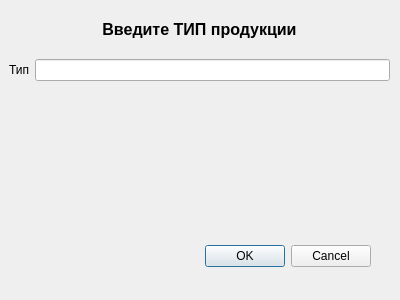
<?xml version="1.0" encoding="UTF-8"?>
<ui version="4.0">
 <class>ZaprosPostProduct</class>
 <widget class="QDialog" name="ZaprosPostProduct">
  <property name="geometry">
   <rect>
    <x>0</x>
    <y>0</y>
    <width>400</width>
    <height>300</height>
   </rect>
  </property>
  <property name="windowTitle">
   <string>Dialog</string>
  </property>
  <widget class="QDialogButtonBox" name="buttonBox">
   <property name="geometry">
    <rect>
     <x>30</x>
     <y>240</y>
     <width>341</width>
     <height>32</height>
    </rect>
   </property>
   <property name="orientation">
    <enum>Qt::Horizontal</enum>
   </property>
   <property name="standardButtons">
    <set>QDialogButtonBox::Cancel|QDialogButtonBox::Ok</set>
   </property>
  </widget>
  <widget class="QWidget" name="verticalLayoutWidget">
   <property name="geometry">
    <rect>
     <x>9</x>
     <y>9</y>
     <width>381</width>
     <height>41</height>
    </rect>
   </property>
   <layout class="QVBoxLayout" name="verticalLayout">
    <item>
     <widget class="QLabel" name="label_2">
      <property name="font">
       <font>
        <pointsize>12</pointsize>
        <weight>75</weight>
        <bold>true</bold>
       </font>
      </property>
      <property name="text">
       <string>Введите ТИП продукции</string>
      </property>
      <property name="alignment">
       <set>Qt::AlignCenter</set>
      </property>
     </widget>
    </item>
   </layout>
  </widget>
  <widget class="QWidget" name="formLayoutWidget">
   <property name="geometry">
    <rect>
     <x>9</x>
     <y>59</y>
     <width>381</width>
     <height>171</height>
    </rect>
   </property>
   <layout class="QFormLayout" name="formLayout">
    <item row="0" column="0">
     <widget class="QLabel" name="label">
      <property name="text">
       <string>Тип</string>
      </property>
     </widget>
    </item>
    <item row="0" column="1">
     <widget class="QLineEdit" name="TIP"/>
    </item>
   </layout>
  </widget>
 </widget>
 <resources/>
 <connections>
  <connection>
   <sender>buttonBox</sender>
   <signal>accepted()</signal>
   <receiver>ZaprosPostProduct</receiver>
   <slot>accept()</slot>
   <hints>
    <hint type="sourcelabel">
     <x>248</x>
     <y>254</y>
    </hint>
    <hint type="destinationlabel">
     <x>157</x>
     <y>274</y>
    </hint>
   </hints>
  </connection>
  <connection>
   <sender>buttonBox</sender>
   <signal>rejected()</signal>
   <receiver>ZaprosPostProduct</receiver>
   <slot>reject()</slot>
   <hints>
    <hint type="sourcelabel">
     <x>316</x>
     <y>260</y>
    </hint>
    <hint type="destinationlabel">
     <x>286</x>
     <y>274</y>
    </hint>
   </hints>
  </connection>
 </connections>
</ui>
